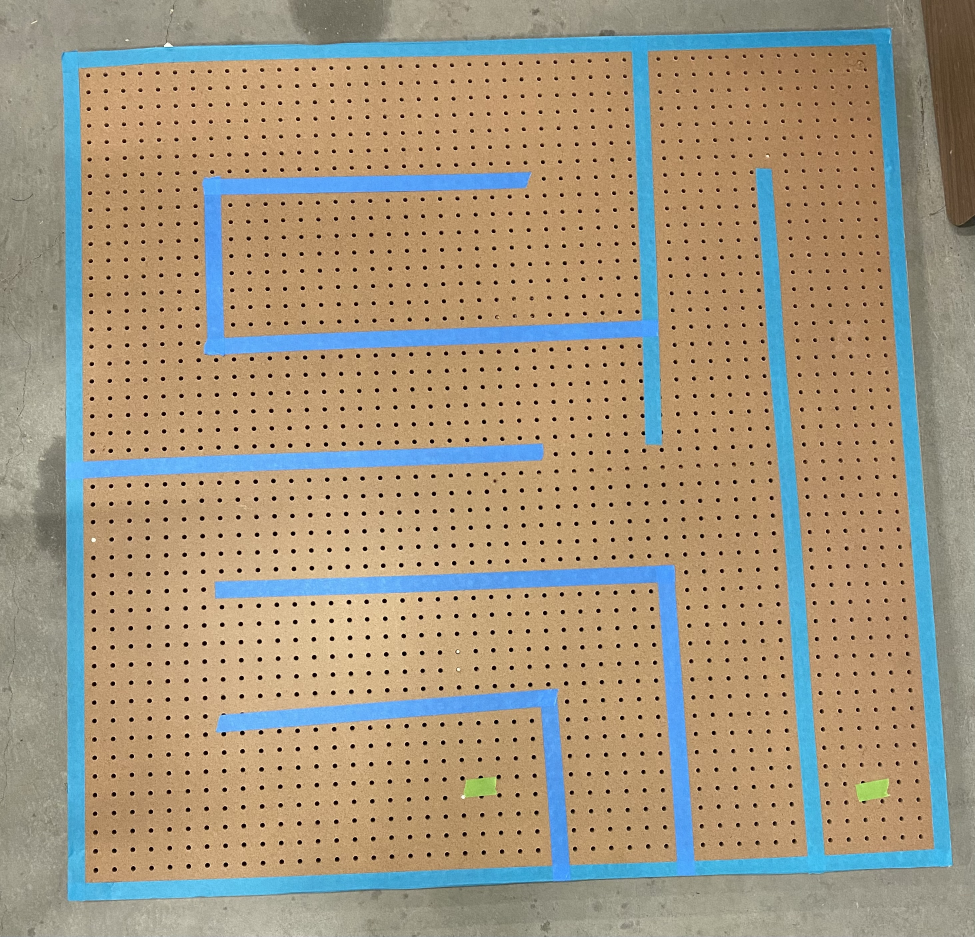
#> input picture src/Raspberry_pi/computer_vision/maze5.jpg, 2924 x 2809 px, found by its file name (shown at 1/3 size)
$ python imaging_thomas.py
#> lines starting #> are read from the running program, lines starting #| are printed output that depends on the picture; after the words box and inside, x2 and y2 are one past the last pixel; in counts of white or black regions, pixels touching at a corner belong together
import matplotlib.pylab as plt
from skimage.morphology import skeletonize, thin
import numpy as np
import cv2 as cv
from skimage.util import invert
from google.colab.patches import cv2_imshow


def spencer_transform(mask, img, pix_bound):
    dst = cv.cornerHarris(mask,2,3,0.04)
    dst = cv.dilate(dst,None)
    img[dst>0.01*dst.max()]=[0,0,255]
    xpix = []
    ypix = []

    # Gets pixel coordinates
    for row in range(pix_bound):
        for col in range(pix_bound):
            if list(img[row, col]) == [0, 0, 255]:
                xpix.append(row)
                ypix.append(col)
    x_min_id = xpix.index(min(xpix))
    x_max_id = xpix.index(max(xpix))
    y_min_id = ypix.index(min(ypix))
    y_max_id = ypix.index(max(ypix))

    corner1 = [xpix[x_min_id], ypix[x_min_id]] #small x
    corner2 = [xpix[x_max_id], ypix[x_max_id]] #big x
    corner3 = [xpix[y_min_id], ypix[y_min_id]] #small y
    corner4 = [xpix[y_max_id], ypix[y_max_id]] #big y

    # locates the center of the maze
    x_center = (corner1[0] + corner2[0] + corner3[0] + corner4[0]) / 4
    y_center = (corner1[1] + corner2[1] + corner3[1] + corner4[1]) / 4
    center = [x_center, y_center]
    corner_arr = [corner1, corner2, corner3, corner4]

    # reorders the corner_arr to the correct order for the transformation
    temp_arr = [[0,0], [0,0], [0,0], [0,0]]

    for i in range(4):
        if (corner_arr[i][0] < center[0] and corner_arr[i][1] < center[1]):
            temp_arr[0] = corner_arr[i]
        elif (corner_arr[i][0] < center[0] and corner_arr[i][1] > center[1]):
            temp_arr[1] = corner_arr[i]
        elif (corner_arr[i][0] > center[0] and corner_arr[i][1] > center[1]):
            temp_arr[2] = corner_arr[i]
        elif (corner_arr[i][0] > center[0] and corner_arr[i][1] < center[1]):
            temp_arr[3] = corner_arr[i]

    corner_arr = temp_arr

    '''
    # Flips the x and y of the corners, because for some crazy reason cv2 wants
    # them in reverse order.
    for i in range(4):
        temp = corner_arr[i][0]
        corner_arr[i][0] = corner_arr[i][1]
        corner_arr[i][1] = temp
    '''


    final_corner_arr = np.float32(corner_arr)

    out_corner1 = [0, 0]
    out_corner2 = [0, pix_bound - 1]
    out_corner3 = [pix_bound - 1, pix_bound - 1]
    out_corner4 = [pix_bound - 1, 0]
    new_corner_arr = [out_corner1, out_corner2, out_corner3, out_corner4]
    new_corner_arr = np.float32(new_corner_arr)


    # Verifies corner position (commented out for now because it's not needed)

    # top left corner (1)
    img = cv.circle(img, (corner_arr[0][0], corner_arr[0][1]), 4*8, (0, 0, 255), 1)
    # bottom left corner (2)
    img = cv.circle(img, (corner_arr[1][0], corner_arr[1][1]), 4*8, (0, 0, 255), 1)
    img = cv.circle(img, (corner_arr[1][0], corner_arr[1][1]), 8*8, (0, 0, 255), 1)
    # bottom right corner (3)
    img = cv.circle(img, (corner_arr[2][0], corner_arr[2][1]), 4*8, (0, 0, 255), 1)
    img = cv.circle(img, (corner_arr[2][0], corner_arr[2][1]), 8*8, (0, 0, 255), 1)
    img = cv.circle(img, (corner_arr[2][0], corner_arr[2][1]), 12*8, (0, 0, 255), 1)
    # top right corner (4)
    img = cv.circle(img, (corner_arr[3][0], corner_arr[3][1]), 4*8, (0, 0, 255), 1)
    img = cv.circle(img, (corner_arr[3][0], corner_arr[3][1]), 8*8, (0, 0, 255), 1)
    img = cv.circle(img, (corner_arr[3][0], corner_arr[3][1]), 12*8, (0, 0, 255), 1)
    img = cv.circle(img, (corner_arr[3][0], corner_arr[3][1]), 16*8, (0, 0, 255), 1)
    cv2_imshow(img)

    # Warps the image based on the located corners
    matrix = cv.getPerspectiveTransform(final_corner_arr, new_corner_arr)
    warped_img = cv.warpPerspective(img, matrix, (pix_bound, pix_bound))

    # Returns the warped image
    return warped_img


# Change file name accordingly to your image
img_name = 'maze5.jpg'

rgb_img = cv.imread(img_name)
#> rgb_img is the input picture: shape (2809, 2924, 3); mean B, G, R 128.4, 151.1, 163.6

# Copy the image over so that we can mask for the start and end points
find_points_img = rgb_img
hsv_points = cv.cvtColor(find_points_img, cv.COLOR_BGR2HSV)
#> hsv_points: shape (2809, 2924, 3); mean H, S, V 29.5, 99.3, 181.7

lower_green = np.array([40, 40, 40])
upper_green = np.array([70, 255, 255])

points_mask = cv.inRange(hsv_points, lower_green, upper_green)
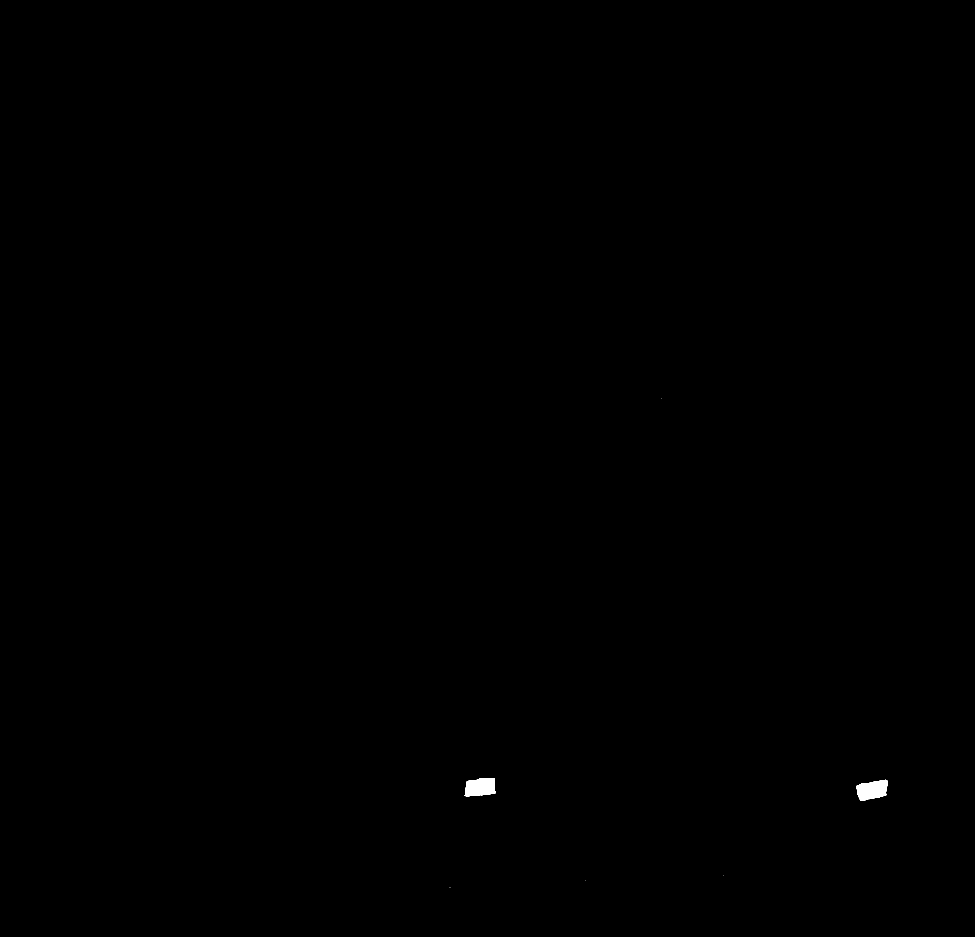
#> points_mask: shape (2809, 2924) (shown at 1/3 size); 0.1% white; 7 white regions (5 under 20 px)

# Here is the original mask of the points, uncomment line below to save this image
# cv.imwrite("maskPoints.jpg", points_mask)

# This mask isn't perfect, so we must find the contours and remove the smaller bits and pieces that got through the mask
contours, hierarchy = cv.findContours(points_mask, mode = cv.RETR_LIST, method = cv.CHAIN_APPROX_SIMPLE)
#> contours = 8 contours, 6 with area under 20; largest, box (x1, y1, x2, y2) and area: (2570, 2339, 2664, 2403) 4171, (1394, 2334, 1488, 2390) 4095

# Create this empty image of the same size
newMask = np.zeros(rgb_img.shape[:2], dtype=np.uint8)

# Now we go through all contours, and only add the start and end nodes (this is if the contour has a larger area)
# The bits and pieces will not be drawn onto this new mask
for i, cnt in enumerate(contours):
    if hierarchy[0][i][2] == -1:
        if cv.contourArea(cnt) > 1000:
            cv.drawContours(newMask, [cnt], 0, (255), -1)
#> this loop made 8 passes
#> cnt on passes 1, 2, 3, 4, 5, 8: [[1351, 2662]], [[1347, 2662]], [[1755, 2641]], [[2170, 2625]], [[2589, 2401], [2590, 2400], [2591, 2401], [2590, 2402]], [[1983, 1195]]
#> newMask: shape (2809, 2924); 0.1% white; 2 white regions, box (x1, y1, x2, y2) and area: (2570, 2339, 2664, 2403) 4301, (1394, 2334, 1488, 2390) 4229


# Here is the finished mask of the points, uncomment line below to save this image
# cv.imwrite("newMask.jpg", newMask)

# Now we must find the center of the start and end points based off of this mask
# We can do this with connected components in openCV using the line below
output = cv.connectedComponentsWithStats(newMask, 4, cv.CV_32S)
centroids = output[3]
#> centroids = [[1460.9, 1403], [1440.6, 2361.3], [2616.1, 2369.9]]
stats = output[2]
#> stats = [[0, 0, 2924, 2809, 8204986], [1394, 2334, 94, 56, 4229], [2570, 2339, 94, 64, 4301]]

# The centroids are the centers of every connected component
# However, this includes all black pixels being connected (which aren't the points)
# We can find if the area is too large using the stats of the components
# We can then find the component of the black pixels and delete them
for i in range(len(stats)):
    if stats[i][4] > 50000:
        centroids = np.delete(centroids, i, axis=0)
#> this loop made 3 passes
#> centroids on pass 1: [[1440.6, 2361.3], [2616.1, 2369.9]]

# This leaves us with only the centroid of the start and end nodes
# Ta-da!
x0, y0 = int(centroids[0][0]), int(centroids[0][1])
#> x0 = 1440; y0 = 2361
x1, y1 = int(centroids[1][0]), int(centroids[1][1])
#> x1 = 2616; y1 = 2369

print("Start and End Nodes found at the coordinates below\n")
print("Start: x = ", x0, " y = ", y0, "\n")
#| Start: x =  1440  y =  2361
print("End: x = ", x1, " y = ", y1, "\n")
#| End: x =  2616  y =  2369

# Let us now go back to our original image and mask for the walls of the maze
# We do this given the lowest and highest blue values of the walls
low_blue = np.array([50, 50, 50])
high_blue = np.array([255, 255, 255])

hsv = cv.cvtColor(rgb_img, cv.COLOR_BGR2HSV)
mask = cv.inRange(hsv, low_blue, high_blue)
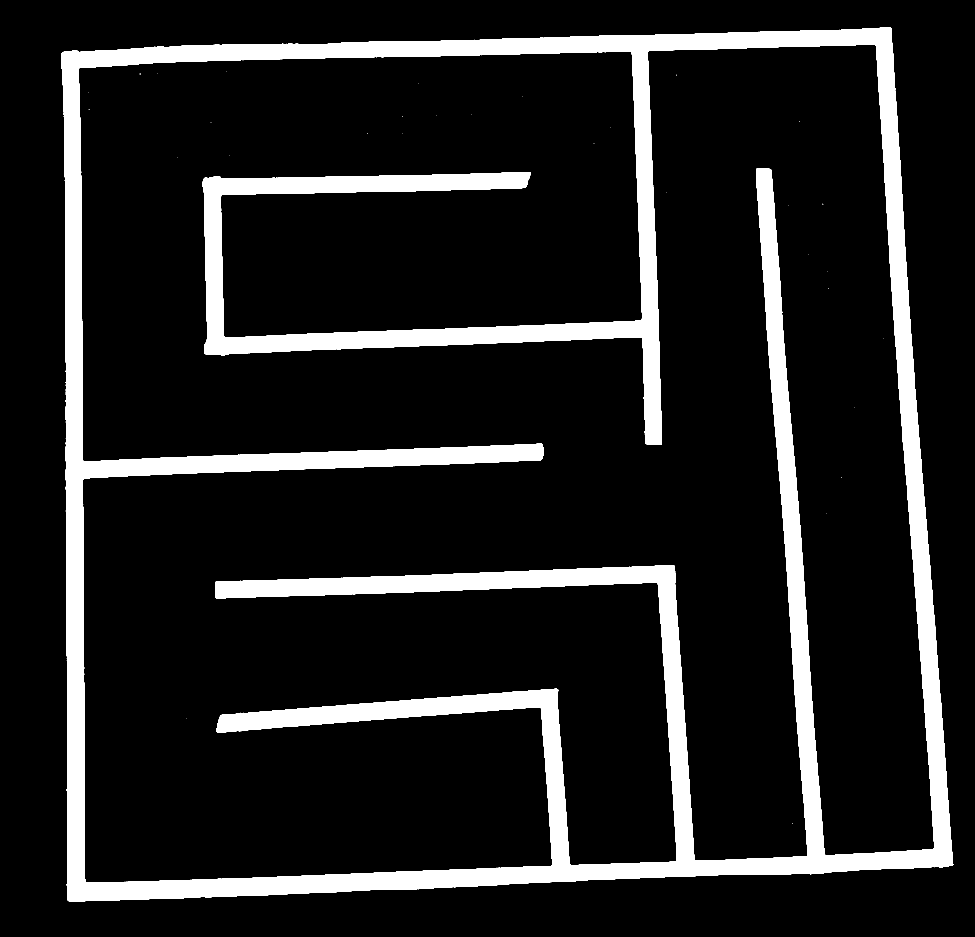
#> mask: shape (2809, 2924) (shown at 1/3 size); 12.8% white; 33 white regions (32 under 20 px)

# This is the original mask of the walls, uncomment the line below to save this image
# cv.imwrite("mask.jpg", mask)

# We now do the same process of getting rid of the small bits and pieces using contours
contours, hierarchy = cv.findContours(mask, mode = cv.RETR_LIST, method = cv.CHAIN_APPROX_SIMPLE)
#> contours = 34 contours, 32 with area under 20; largest, box (x1, y1, x2, y2) and area: (183, 82, 2860, 2705) 6509354, (235, 133, 2803, 2649) 5476396

# This is the empty image
newMask = np.zeros(rgb_img.shape[:2], dtype=np.uint8)
totalMask = np.zeros(rgb_img.shape[:2], dtype=np.uint8)


# We find the largest and second-largest contours
# In this case, the second-largest contours is the total area inside the walls of the maze
# While the largest contour is the area of the entire maze itself
largest = contours[0]
#> largest = [[2376, 2469], [2377, 2469]]
secondLargest = contours[0]
#> secondLargest = [[2376, 2469], [2377, 2469]]

# Go through all the contours and find this largest and second-largest value
for i, cnt in enumerate(contours):
    if hierarchy[0][i][2] == -1:
        if cv.contourArea(cnt) > cv.contourArea(largest):
            secondLargest = largest
            largest = cnt
#> this loop made 34 passes
#> (secondLargest, largest) on passes 12, 30: ([[2376, 2469], [2377, 2469]], [[2468, 611], [2468, 613], [2469, 612]]), ([[2468, 611], [2468, 613], [2469, 612]], [[419, 221], [419, 222], [421, 222], [421, 221]])
#> secondLargest on pass 33: [[419, 221], [419, 222], [421, 222], [421, 221]]
#> after the loop, largest = contour of 1235 points, box (x1, y1, x2, y2) (183, 82, 2860, 2705), area 6509354; secondLargest = contour of 3879 points, box (x1, y1, x2, y2) (235, 133, 2803, 2649), area 5476396

# Draw the second largest to have the total area inside the maze
cv.drawContours(newMask, [secondLargest], 0, (255), -1)
#> newMask: shape (2809, 2924); 66.9% white; 1 black region, box (x1, y1, x2, y2) and area: (0, 0, 2924, 2809) 2721234
cv.drawContours(totalMask, [largest], 0, (255), -1)
#> totalMask: shape (2809, 2924); 79.3% white; 1 black region, box (x1, y1, x2, y2) and area: (0, 0, 2924, 2809) 1699063

# This is the end mask of the area inside the maze, uncomment the line below to save this image
# cv.imwrite("afterMask.jpg", newMask)

# Save this new mask
mask = newMask

new_rgb_img = spencer_transform(totalMask, rgb_img, rgb_img.shape[0])
#> in spencer_transform, `dst = cv.cornerHarris(mask,2,3,0.04)`:
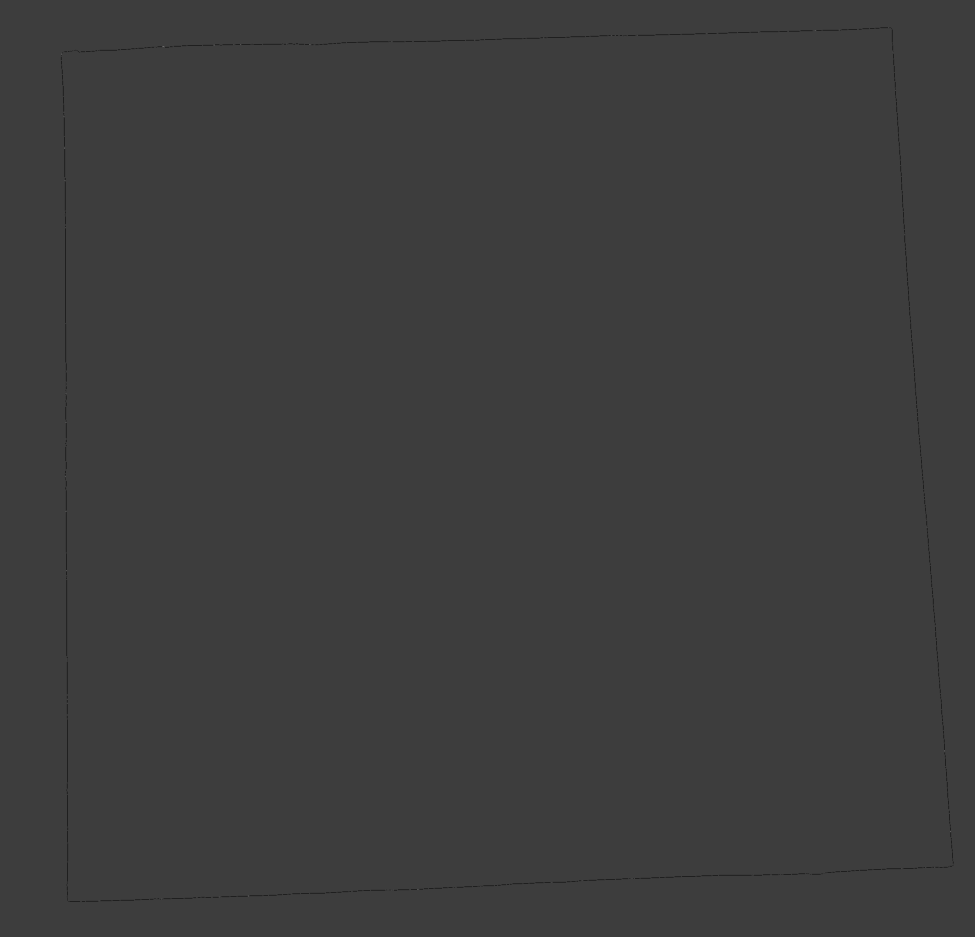
#> dst: shape (2809, 2924) float32 (shown at 1/3 size); min -0.04, max 0.125, mean -6.29e-05; drawn with min black and max white
#> in spencer_transform, `matrix = cv.getPerspectiveTransform(final_corner_arr, new_corner_arr)`: matrix = [[1.15, 0.0399, -199.7], [-0.0182, 0.809, -144.1], [2.52e-05, -0.000108, 1]]
cv2_imshow(new_rgb_img)

# Go through and threshold for the black and white of this mask
if mask.shape.__len__() > 2:
    thr_img = (mask[:, :, 0] > np.max(mask[:, :, 0])/2)
else:
    thr_img = mask > np.max(mask)/2

# Skeletonize the inside of this
skeleton = skeletonize(thr_img)
#> skeleton: shape (2809, 2924) bool; 0.21% white in thin lines or dots, all inside (x1, y1, x2, y2) = (268, 190, 2775, 2566)

# map of routes.
mapT = ~skeleton

_mapt = np.copy(mapT)

# searching for our end point and connect to the path.
# THIS VALUE MAY HAVE TO BE CHANGED
# IT IS THE RADIUS THAT YOU ARE ALLOWING FROM THE PATH TO THE START/END
# THIS COULD GLITCH OUT IF THE AREA INSIDE THE WALLS BY THE START/END IS TOO LARGE
# I.E. NO WALLS WITHIN RANGE OF START AND END
boxr = 30

# Just a little safety check, if the points are too near the edge, it will error.
if y1 < boxr: y1 = boxr
if x1 < boxr: x1 = boxr

cpys, cpxs = np.where(_mapt[y1 - boxr:y1 + boxr, x1 - boxr:x1 + boxr] == 0)
#> cpys = 67 values from 0 to 59; cpxs = 67 values, max 47 at index 66, min 36 at index 65, mean 39.21
# calibrate points to main scale.
cpys += y1 - boxr
#> cpys = 67 values from 2339 to 2398
cpxs += x1 - boxr
#> cpxs = 67 values, max 2633 at index 66, min 2622 at index 65, mean 2625.2

# find the closest point of possible path end points
idx = np.argmin(np.sqrt((cpys - y1) ** 2 + (cpxs - x1) ** 2))
#> idx = 30
y, x = cpys[idx], cpxs[idx]
#> y = 2369; x = 2625

pts_x = [x]
#> pts_x = [2625]
pts_y = [y]
#> pts_y = [2369]
pts_c = [0]

# mesh of displacements.
xmesh, ymesh = np.meshgrid(np.arange(-1, 2), np.arange(-1, 2))
ymesh = ymesh.reshape(-1)
xmesh = xmesh.reshape(-1)

dst = np.zeros(thr_img.shape)

# Breath first algorithm exploring a tree
while True:
    # update distance.
    idc = np.argmin(pts_c)
    ct = pts_c.pop(idc)
    x = pts_x.pop(idc)
    y = pts_y.pop(idc)
    # Search 3x3 neighbourhood for possible
    ys, xs = np.where(_mapt[y - 1:y + 2, x - 1:x + 2] == 0)
    # Invalidate these point from future searchers.
    _mapt[ys + y - 1, xs + x - 1] = ct
    _mapt[y, x] = 9999999
    # set the distance in the distance image.
    dst[ys + y - 1, xs + x - 1] = ct + 1
    # extend our list.s
    pts_x.extend(xs + x - 1)
    pts_y.extend(ys + y - 1)
    pts_c.extend([ct + 1] * xs.shape[0])
    # If we run of points.
    if not pts_x:
        break
    if np.sqrt((x - x0) ** 2 + (y - y0) ** 2) < boxr:
        edx = x
        edy = y
        break
#> this loop made 13826 passes
#> (x, y, ys, xs) on passes 1 to 3: (2625, 2369, [0, 1, 2], [1, 1, 1]), (2625, 2368, [0, 1], [1, 1]), (2625, 2369, [2], [1])
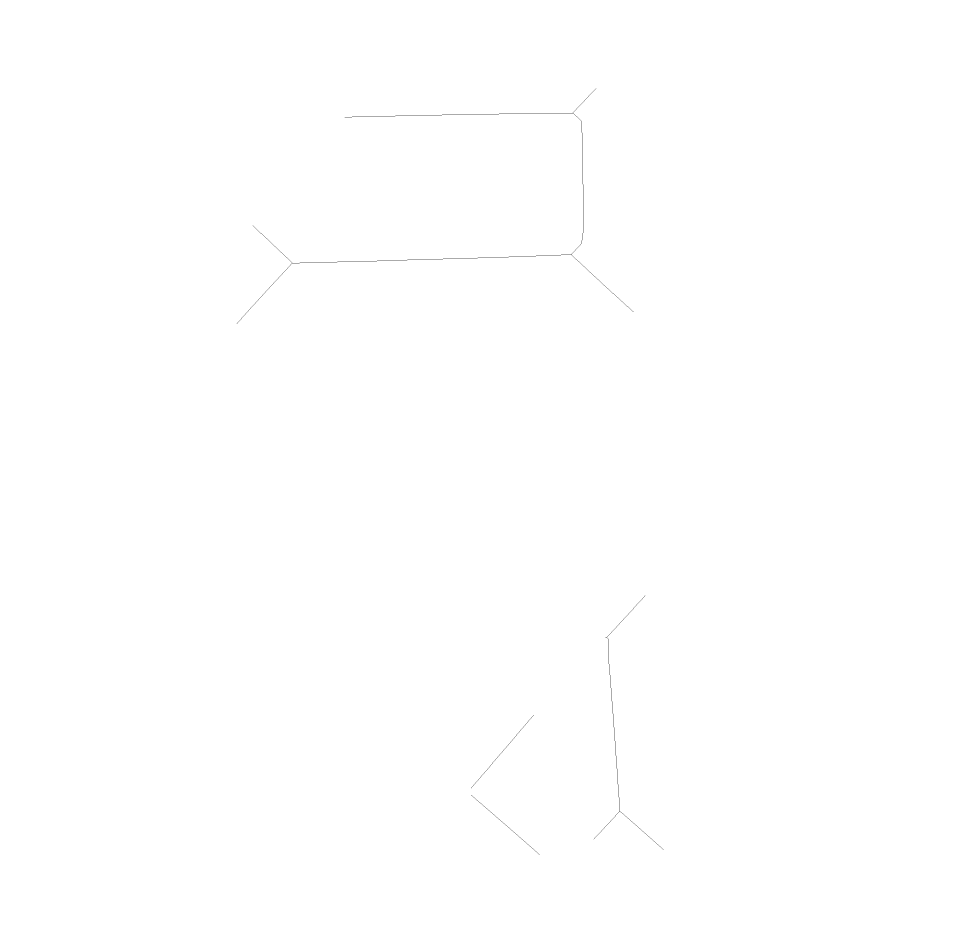
#> _mapt: shape (2809, 2924) bool (shown at 1/3 size); 100% white; black in thin lines or dots, all inside (x1, y1, x2, y2) = (710, 265, 1991, 2564)
#> after the loop, pts_c = [6978, 6979, 6979, 6979]; pts_x = [1412, 1033, 1815, 1412]; pts_y = [2384, 351, 1912, 2365]

path_x = []
path_y = []

y = edy
x = edx
# Traces best path
while True:
    # x, y starting at the end goes all the way back
    nbh = dst[y - 1:y + 2, x - 1:x + 2]
    nbh[1, 1] = 9999999
    nbh[nbh == 0] = 9999999
    # If we reach a dead end
    if np.min(nbh) == 9999999:
        break
    idx = np.argmin(nbh)
    # find direction
    y += ymesh[idx]
    x += xmesh[idx]

    if np.sqrt((x - x1) ** 2 + (y - y1) ** 2) < boxr:
        print('Optimum route found.')
        break
    path_y.append(y)
    path_x.append(x)
#> this loop made 6949 passes
#> (idx, y, x) on passes 5, 12, 13: (6, 2371, 1407), (3, 2376, 1400), (3, 2376, 1399)
#> after the loop, path_x = 6948 values, max 2623 at index 6947, min 448 at index 1388, mean 1703.2; path_y = 6948 values, max 2416 at index 916, min 324 at index 4870, mean 1492.9; x = 2623; y = 2340

plt.figure(figsize=(14,14))
plt.imshow(rgb_img)
plt.plot(path_x, path_y, 'r-', linewidth=5)
plt.show()
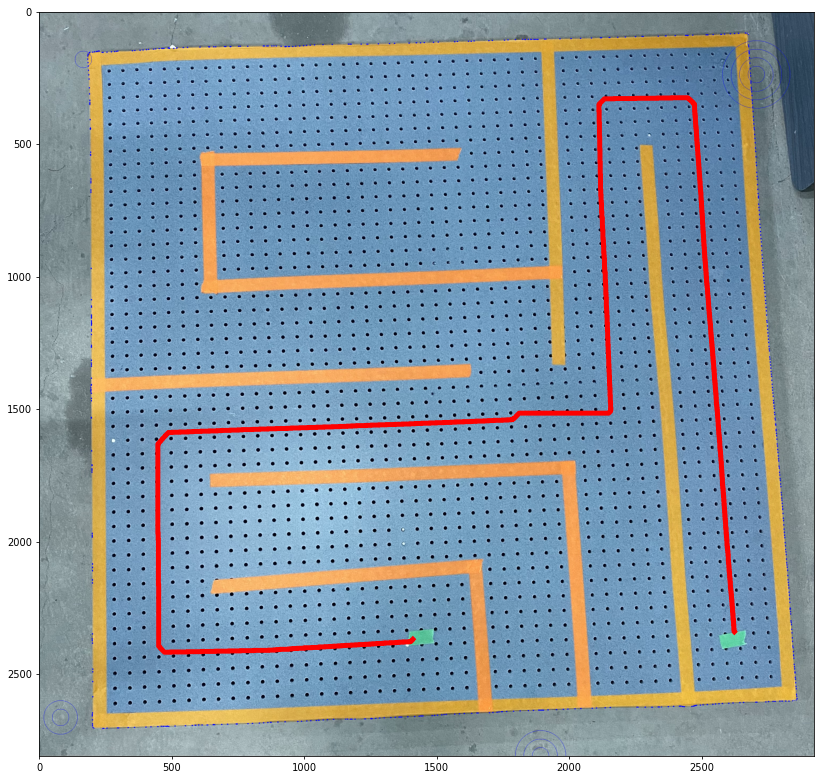
#> figure drawn by matplotlib, 1 panel; B, G, R data is drawn as R, G, B
